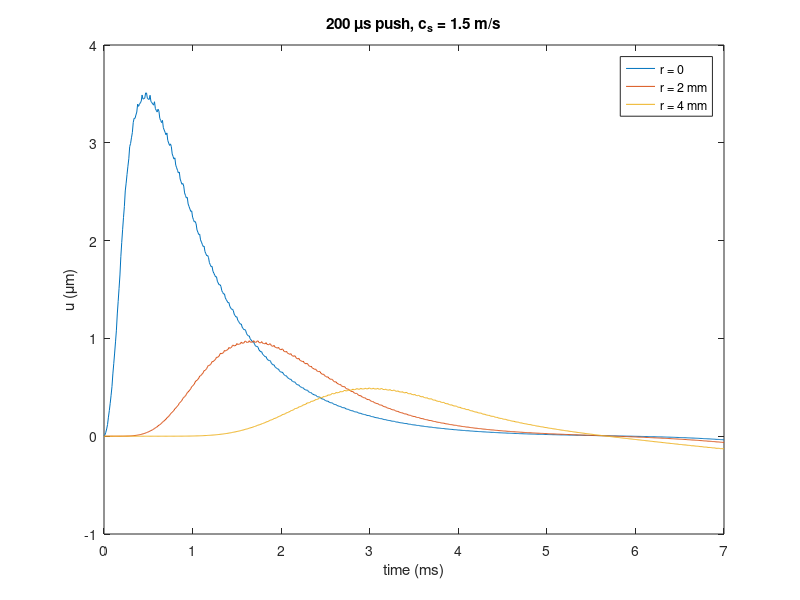

Recreate this plot in MATLAB.
%% m30_arfi_displacement.m
% Purpose : ARFI displacement from a radiation-force push. Axisymmetric (r,z)
%           finite-difference solution of the scalar Kelvin-Voigt shear-wave
%           equation rho*u_tt = mu*lap(u) + eta*lap(u_t) + F, Gaussian force
%           column (sigma_r = 0.35 mm, sigma_z = 2.5 mm). The step response is
%           computed once; a push of duration T is s(t) - s(t-T) (linearity).
%           F = 2*alpha*I/c sets the amplitude.
% Change  : cs (shear speed), eta, I (W/cm^2), a (dB/cm/MHz), f0, push list.
% Expect  : alpha = 23.0 Np/m, F = 1.50e5 N/m^3 at 500 W/cm^2; peak on-axis
%           displacement about 3.5 um for a 200 us push at 1.5 m/s (end-of-
%           push value F*T^2/(2 rho) = 3.0 um); long pushes approach the static
%           limit; time-to-peak at 2 and 4 mm gives back c_s; heating 12 mK.
rng(1);
rho = 1000; c = 1540;
I = 500; a = 0.5; f0 = 4;                       % W/cm^2, dB/cm/MHz, MHz
alpha = a*f0/8.686*100;                         % Np/m
F = 2*alpha*I*1e4/c;                            % N/m^3
fprintf('alpha = %.2f Np/m, F = 2 alpha I / c = %.3g N/m^3\n', alpha, F);
pushes = [50 100 200 400 800 1000]*1e-6;
dts = 1e-5; tEnd = 7e-3; ns = round(tEnd/dts) + 1;
dr = 1e-4; dz = 2e-4; nr = 81; nz = 101; sr = 0.35e-3; sz = 2.5e-3;
r = (0:nr-1)'*dr; z = ((0:nz-1) - (nz-1)/2)*dz;
f = exp(-r.^2/(2*sr^2)) * exp(-z.^2/(2*sz^2));   % nr x nz unit force
% absorbing layers
dd = zeros(nr, nz); spR = 20; spZ = 15;
for i = 1:nr, for j = 1:nz
  d = 0; if i > nr - spR, d = d + ((i - (nr - spR))/spR)^2; end
  jj = min(j - 1, nz - j); if jj < spZ, d = d + ((spZ - jj)/spZ)^2; end
  dd(i,j) = d;
end, end
lap = @(A) [4*(A(2,:) - A(1,:))/dr^2; ...
            (A(3:end,:) - 2*A(2:end-1,:) + A(1:end-2,:))/dr^2 + (A(3:end,:) - A(1:end-2,:))./(2*r(2:end-1)*dr); ...
            (-2*A(end,:) + A(end-1,:))/dr^2] + ...
           ([zeros(nr,1) A(:,1:end-1)] - 2*A + [A(:,2:end) zeros(nr,1)])/dz^2;
csList = [1.5 3]; eta = 0.5;
for ic = 1:numel(csList)
  cs = csList(ic); mu = rho*cs^2;
  lam = 8/dr^2 + 4/dz^2; dt = 0.7*2/(cs*sqrt(lam)); if eta > 0, dt = min(dt, 0.7*2*rho/(eta*lam)); end
  damp = exp(-dd*0.6*cs*dt/(spR*dr)*6);
  u = zeros(nr, nz); v = u; S = zeros(3, ns); jc = (nz+1)/2; t = 0; nxt = 1;
  while nxt <= ns
    while nxt <= ns && (nxt-1)*dts <= t + 1e-12, S(:,nxt) = [u(1,jc); u(21,jc); u(41,jc)]; nxt = nxt + 1; end
    v = (v + dt/rho*(mu*lap(u) + eta*lap(v) + f)).*damp; u = u + dt*v; t = t + dt;
  end
  % static limit (30.7): (1/(4 pi mu)) * int f/|r| dV
  [RR, ZZ] = meshgrid(((1:60) - 0.5)*0.05e-3, ((1:120) - 60.5)*0.1e-3);
  Is = sum(sum(exp(-RR.^2/(2*sr^2) - ZZ.^2/(2*sz^2))./sqrt(RR.^2 + ZZ.^2).*2*pi.*RR))*0.05e-3*0.1e-3;
  ust = F*Is/(4*pi*mu);
  fprintf('\nc_s = %.1f m/s, eta = %.1f Pa s (dt = %.2f us): static limit %.2f um\n', cs, eta, dt*1e6, ust*1e6);
  tt = (0:ns-1)*dts;
  for T = pushes
    k = round(T/dts); y = S(1,:) - [zeros(1,k) S(1,1:end-k)];
    [pk, ip] = max(y); irec = find(y(ip:end) < 0.5*pk, 1) + ip - 1;
    fprintf('  push %4.0f us: peak u = %6.2f um at %.2f ms, F T^2/(2 rho) = %6.2f um, recovery to 50%% %.2f ms after peak\n', ...
      T*1e6, F*pk*1e6, tt(ip)*1e3, F*T^2/(2*rho)*1e6, (irec - ip)*dts*1e3);
  end
  k = round(200e-6/dts); Y = S - [zeros(3,k) S(:,1:end-k)];
  tp = zeros(1,3); for q = 1:3, [~, ip] = max(Y(q,:)); de = Y(q,ip-1) - 2*Y(q,ip) + Y(q,ip+1); tp(q) = (ip - 1 + 0.5*(Y(q,ip-1) - Y(q,ip+1))/de)*dts; end
  fprintf('  TTP (200 us push) at r = 2 and 4 mm: %.2f and %.2f ms -> speed %.2f m/s\n', tp(2)*1e3, tp(3)*1e3, 2e-3/(tp(3) - tp(2)));
  if ic == 1, figure(1); plot(tt*1e3, F*Y'*1e6); xlabel('time (ms)'); ylabel('u (\mum)'); legend('r = 0', 'r = 2 mm', 'r = 4 mm'); title('200 \mus push, c_s = 1.5 m/s'); end
end
fprintf('\nHeating per 200 us push (no conduction): %.1f mK\n', 2*alpha*I*1e4*200e-6/3.7e6*1e3);
ap = a/8.686; zf = 4;                        % Np/cm/MHz, cm
fprintf('Optimum push frequency at %d cm: %.2f MHz (fixed source), %.2f MHz (focal gain f^2)\n', zf, 1/(2*ap*zf), 3/(2*ap*zf));
